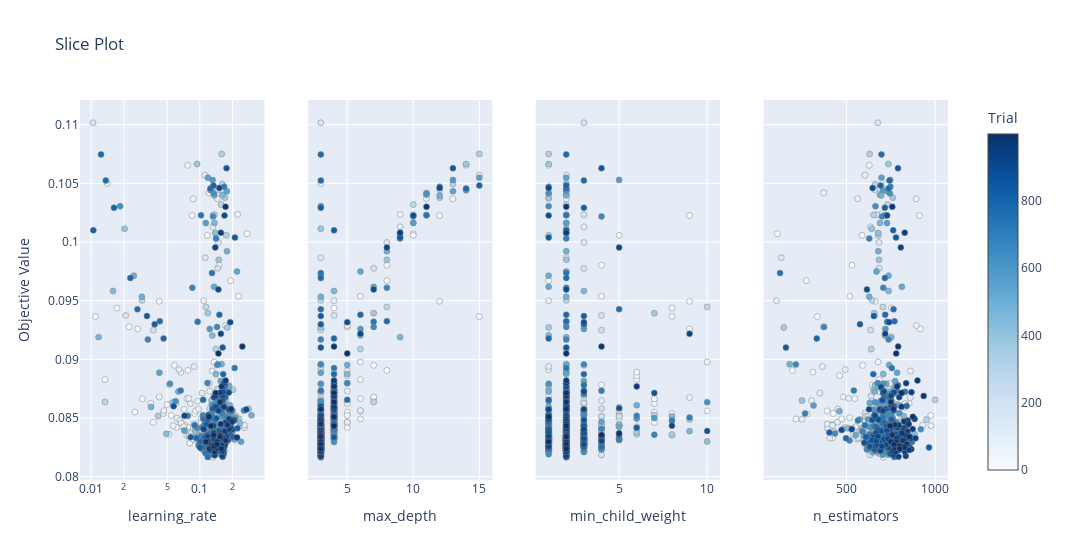

Notebook code for this chart:
### Code cell
optuna.visualization.plot_slice(study)

### Figure 1 — Plotly figure (JSON) as saved in the notebook; plotly's stock layout.template omitted (floating-point values rounded to 4 significant figures; data arrays with more than 128 entries replaced by an {"elided": "..."} marker saying what was removed)
{"data": [{"marker": {"color": {"elided": "1000 int values"}, "colorbar": {"title": {"text": "Trial"}, "x": 1, "xpad": 40}, "colorscale": [[0, "rgb(247,251,255)"], [0.125, "rgb(222,235,247)"], [0.25, "rgb(198,219,239)"], [0.375, "rgb(158,202,225)"], [0.5, "rgb(107,174,214)"], [0.625, "rgb(66,146,198)"], [0.75, "rgb(33,113,181)"], [0.875, "rgb(8,81,156)"], [1, "rgb(8,48,107)"]], "line": {"color": "Grey", "width": 0.5}, "showscale": true}, "mode": "markers", "name": "Feasible Trial", "showlegend": false, "type": "scatter", "x": {"elided": "1000 float values"}, "xaxis": "x", "y": {"elided": "1000 float values"}, "yaxis": "y"}, {"marker": {"color": {"elided": "1000 int values"}, "colorbar": {"title": {"text": "Trial"}, "x": 1, "xpad": 40}, "colorscale": [[0, "rgb(247,251,255)"], [0.125, "rgb(222,235,247)"], [0.25, "rgb(198,219,239)"], [0.375, "rgb(158,202,225)"], [0.5, "rgb(107,174,214)"], [0.625, "rgb(66,146,198)"], [0.75, "rgb(33,113,181)"], [0.875, "rgb(8,81,156)"], [1, "rgb(8,48,107)"]], "line": {"color": "Grey", "width": 0.5}, "showscale": false}, "mode": "markers", "name": "Feasible Trial", "showlegend": false, "type": "scatter", "x": {"elided": "1000 int values"}, "xaxis": "x2", "y": {"elided": "1000 float values"}, "yaxis": "y2"}, {"marker": {"color": {"elided": "1000 int values"}, "colorbar": {"title": {"text": "Trial"}, "x": 1, "xpad": 40}, "colorscale": [[0, "rgb(247,251,255)"], [0.125, "rgb(222,235,247)"], [0.25, "rgb(198,219,239)"], [0.375, "rgb(158,202,225)"], [0.5, "rgb(107,174,214)"], [0.625, "rgb(66,146,198)"], [0.75, "rgb(33,113,181)"], [0.875, "rgb(8,81,156)"], [1, "rgb(8,48,107)"]], "line": {"color": "Grey", "width": 0.5}, "showscale": false}, "mode": "markers", "name": "Feasible Trial", "showlegend": false, "type": "scatter", "x": {"elided": "1000 int values"}, "xaxis": "x3", "y": {"elided": "1000 float values"}, "yaxis": "y3"}, {"marker": {"color": {"elided": "1000 int values"}, "colorbar": {"title": {"text": "Trial"}, "x": 1, "xpad": 40}, "colorscale": [[0, "rgb(247,251,255)"], [0.125, "rgb(222,235,247)"], [0.25, "rgb(198,219,239)"], [0.375, "rgb(158,202,225)"], [0.5, "rgb(107,174,214)"], [0.625, "rgb(66,146,198)"], [0.75, "rgb(33,113,181)"], [0.875, "rgb(8,81,156)"], [1, "rgb(8,48,107)"]], "line": {"color": "Grey", "width": 0.5}, "showscale": false}, "mode": "markers", "name": "Feasible Trial", "showlegend": false, "type": "scatter", "x": {"elided": "1000 int values"}, "xaxis": "x4", "y": {"elided": "1000 float values"}, "yaxis": "y4"}], "layout": {"title": {"text": "Slice Plot"}, "width": 1200, "xaxis": {"anchor": "y", "domain": [0, 0.2125], "title": {"text": "learning_rate"}, "type": "log"}, "xaxis2": {"anchor": "y2", "domain": [0.2625, 0.475], "title": {"text": "max_depth"}}, "xaxis3": {"anchor": "y3", "domain": [0.525, 0.7375], "title": {"text": "min_child_weight"}}, "xaxis4": {"anchor": "y4", "domain": [0.7875, 1], "title": {"text": "n_estimators"}}, "yaxis": {"anchor": "x", "domain": [0, 1], "title": {"text": "Objective Value"}}, "yaxis2": {"anchor": "x2", "domain": [0, 1], "matches": "y", "showticklabels": false}, "yaxis3": {"anchor": "x3", "domain": [0, 1], "matches": "y", "showticklabels": false}, "yaxis4": {"anchor": "x4", "domain": [0, 1], "matches": "y", "showticklabels": false}}}
